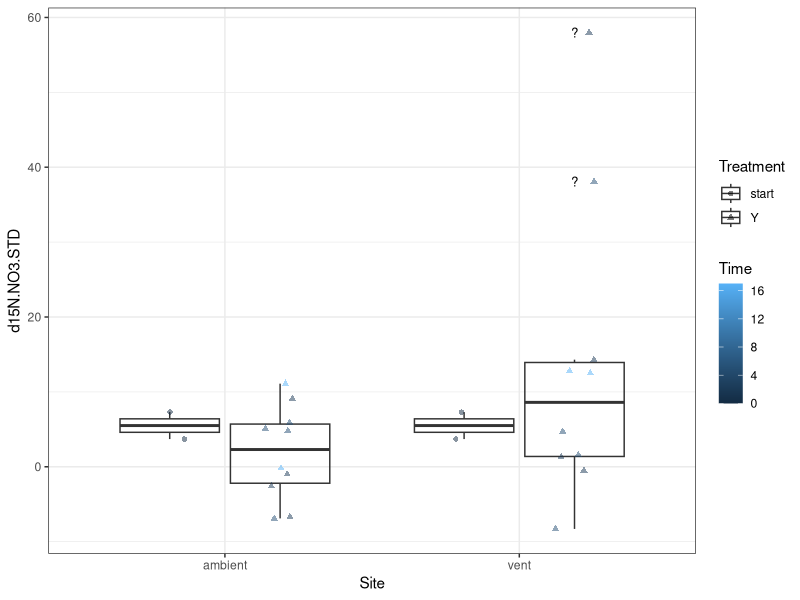
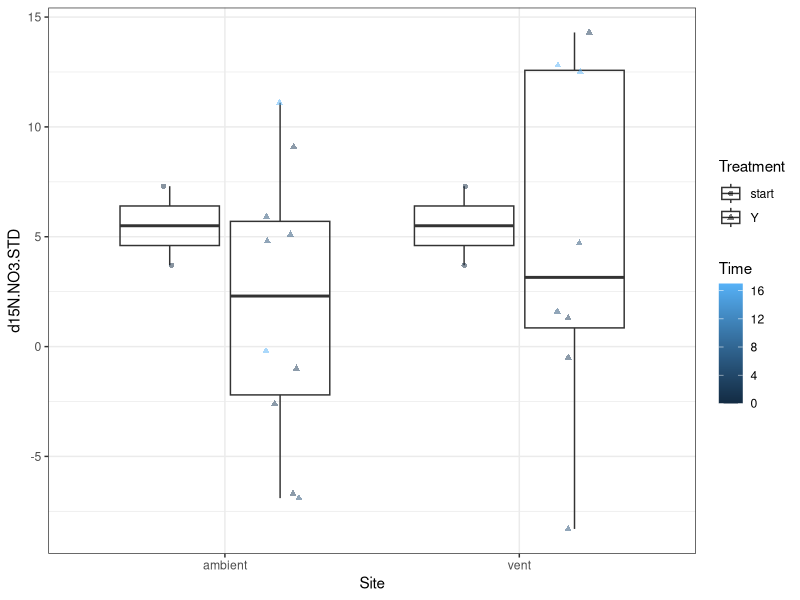
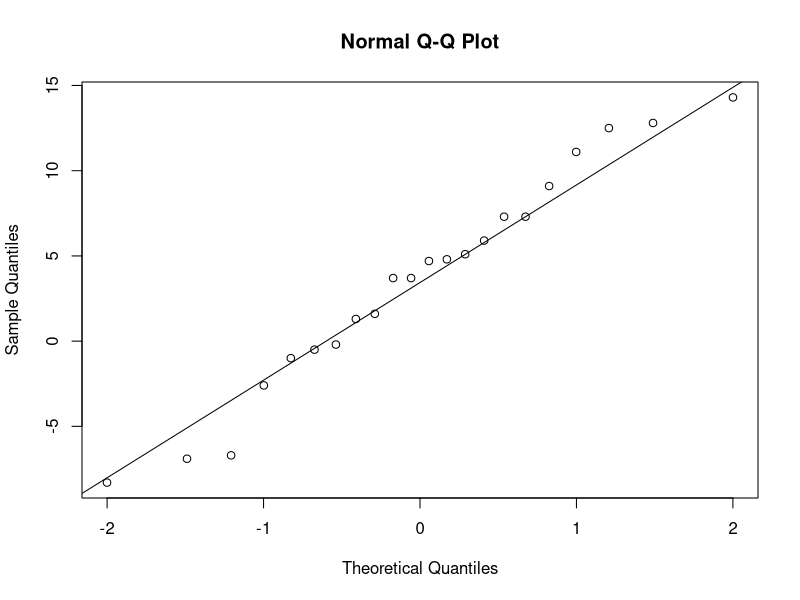
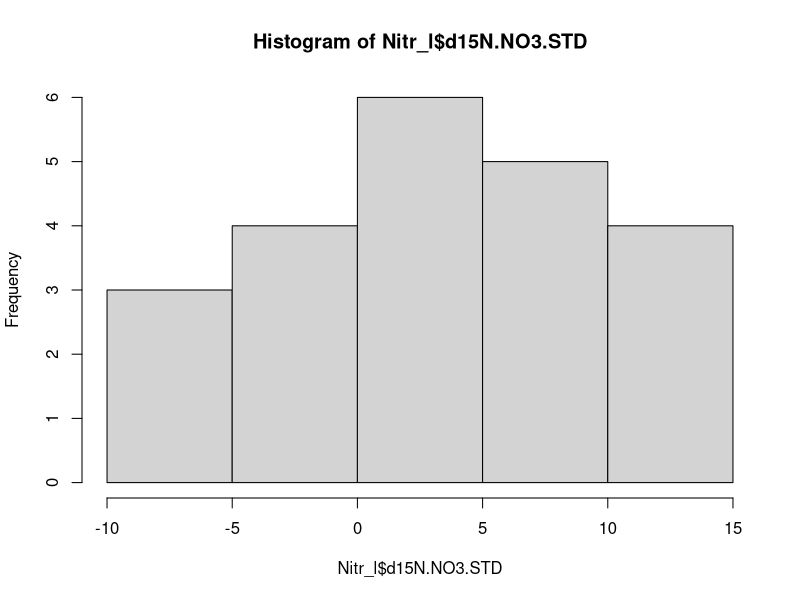
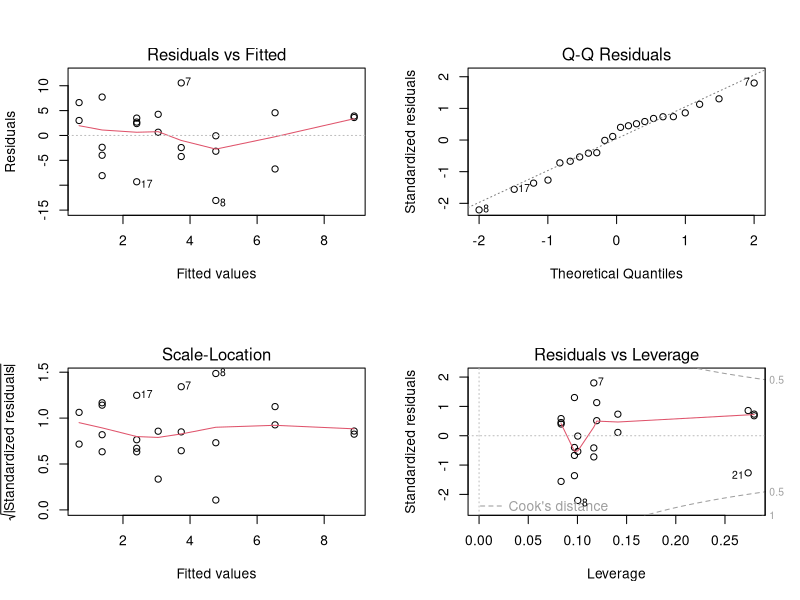
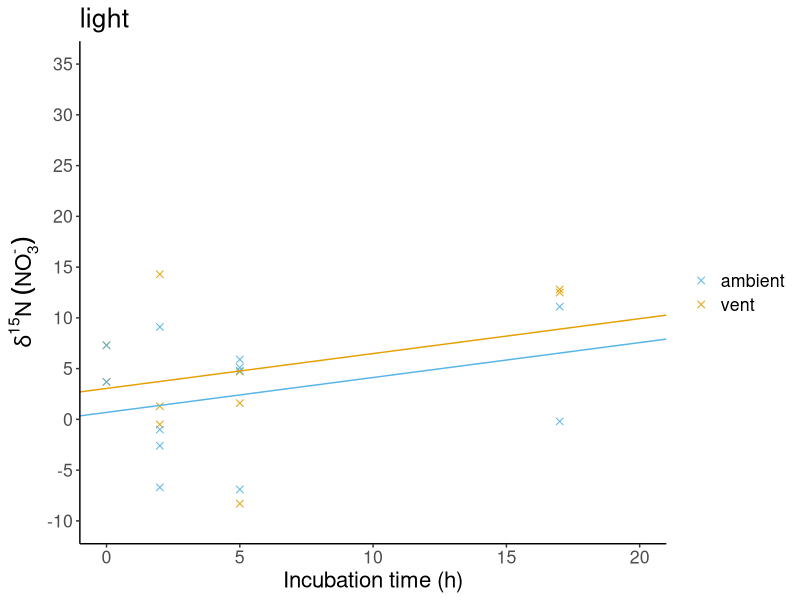
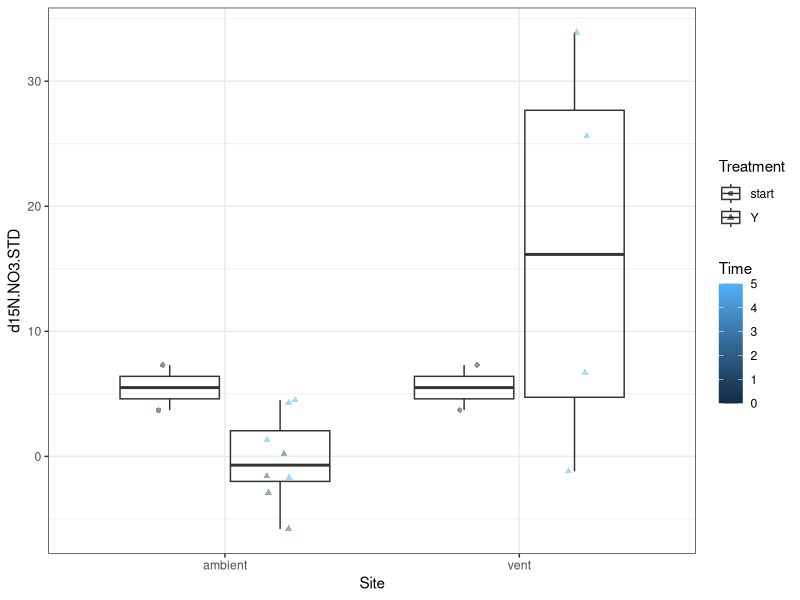
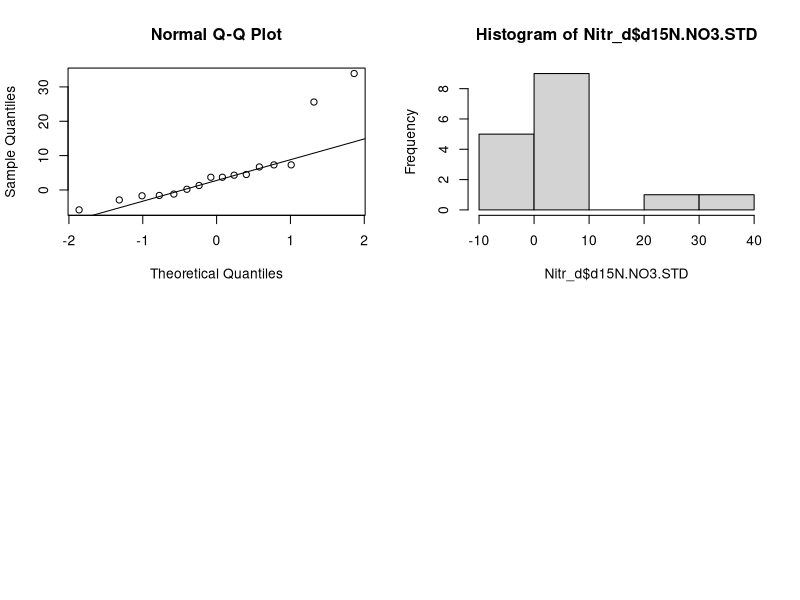

Recreate these plots in R, in order. (Note: this script raises an error after producing the figures.)
## ---- chunk 1
sessionInfo()
packageVersion("tidyverse") # ‘1.3.1’
packageVersion("here")      # ‘1.0.1’
## ---- chunk 2
if (!require("tidyverse")) install.packages("tidyverse")
if (!require("here")) install.packages("here")
if (!require("car")) install.packages("car")
if (!require("emmeans")) install.packages("emmeans")
if (!require("ggpubr")) install.packages("ggpubr")
## ---- chunk 3
Nitr <- read.table("Nitrification.txt", header=T)
## ---- chunk 4
view(Nitr) 
names(Nitr)
str(Nitr)
## ---- chunk 5
Nitr %>% 
  group_by(Site, Incubation, Treatment, Time) %>%
  summarise(n = n()) %>%  view()

str(Nitr)

Nitr_new <- Nitr %>% 
  mutate(Site = factor (x = Site, levels = c("ambient", "vent")),
    Incubation = factor (x = Incubation, levels = c("light", "dark")),
    Treatment = factor(x = Treatment, levels = c("start","Y", "N", "ctrl")))%>%
  view()
## ---- chunk 6
Nitr_l<- Nitr_new %>% 
  filter(Incubation=="light",
         Treatment!="N"&Treatment!="ctrl") %>% 
  view()
## ---- chunk 7
ggplot(data = Nitr_l, aes(x = Site, y = d15N.NO3.STD, color = Time,shape =Treatment))+
  geom_boxplot(fill = NA, coef = 1.5, 
               outlier.shape = "?", 
               outlier.colour = "black", 
               outlier.size = 3)+
  geom_point(position = position_jitterdodge(), alpha = 0.5)+
  theme_bw()
# outlier vent site, Treatment=Y

# remove outlier
Nitr_l <- Nitr_l %>% 
  filter(d15N.NO3.STD<30) %>% 
  view()

ggplot(data = Nitr_l, aes(x = Site, y = d15N.NO3.STD, color = Time, shape =Treatment))+
  geom_boxplot(fill = NA, coef = 3, 
               outlier.shape = "?", 
               outlier.colour = "black", 
               outlier.size = 3)+
  geom_point(position = position_jitterdodge(), alpha = 0.5)+
  theme_bw()

# test normal distribution 
qqnorm(Nitr_l$d15N.NO3.STD)
qqline(Nitr_l$d15N.NO3.STD)
hist(Nitr_l$d15N.NO3.STD)

# Shapiro test for normal distribution
shapiro.test(Nitr_l$d15N.NO3.STD)
# p-value = 0.6959 --> normally distributed
## ---- chunk 8
M<-lm(Nitr_l$d15N.NO3.STD~Time*Site, data=Nitr_l)
Anova(M)
# interaction not significant --> reduce model
M<-lm(Nitr_l$d15N.NO3.STD~Time+Site, data=Nitr_l)
Anova(M)
summary(M)

# Anova Table (Type II tests)

# Response: Nitr_l$d15N.NO3.STD
#            Sum Sq Df F value Pr(>F)
# Time        86.99  1  2.2332 0.1515
# Site        30.32  1  0.7784 0.3887
# Residuals   740.16 19  

#plot model
par(mfrow=c(2,2))
plot(M)
# normality and homogeneity are met

coef(lm(Nitr_l$d15N.NO3.STD~Time+Site, data=Nitr_l))
## ---- chunk 9
p1<-ggplot(Nitr_l, aes(x=Time, y=d15N.NO3.STD, color=Site))+
  geom_point(aes(color=Site), size=2, shape=4)+
  geom_abline(intercept = 0.6906 , slope = 0.3438, color="#56B4E9")+
  geom_abline(intercept = 0.6906 + 2.3587, slope = 0.3438, color="#E69F00")+
  scale_color_manual(values=c("#56B4E9", "#E69F00"))+
  theme_classic()+ 
  theme(legend.title = element_blank(), text = element_text(size = 16))+
  labs(title="light", x="Incubation time (h)", y=expression(delta^15*N~(NO[3]^"-")))+
  scale_y_continuous(limits=c(-10,35), breaks=c(-10,-5,0,5,10,15,20,25,30,35))+
  scale_x_continuous(limits=c(0,20), breaks=c(0,5,10,15,20))
p1

ggsave(p1, filename = here("output", "Nitr_d15N_light.png"), dpi = 300, units = "cm", width = 12, height = 10)

## ---- chunk 10
Nitr_d<- Nitr_new %>% 
  filter(Incubation=="dark",
         Treatment!="N"&Treatment!="ctrl") %>% 
  view()
## ---- chunk 11
ggplot(data = Nitr_d, aes(x = Site, y = d15N.NO3.STD, color = Time,shape =Treatment))+
  geom_boxplot(fill = NA, coef = 1.5, 
               outlier.shape = "?", 
               outlier.colour = "black", 
               outlier.size = 3)+
  geom_point(position = position_jitterdodge(), alpha = 0.5)+
  theme_bw()
# no obvious outliers 

# test normal distribution 
qqnorm(Nitr_d$d15N.NO3.STD)
qqline(Nitr_d$d15N.NO3.STD)
hist(Nitr_d$d15N.NO3.STD)

# Shapiro test for normal distribution
shapiro.test(Nitr_d$d15N.NO3.STD)
# p-value = 0.000996 --> not normally distributed, still okay for Anova
## ---- chunk 12
M<-lm(Nitr_d$d15N.NO3.STD~Time*Site, data=Nitr_d)
Anova(M)
# interaction not significant --> reduce model
M<-lm(Nitr_d$d15N.NO3.STD~Time+Site, data=Nitr_d)
Anova(M)
summary(M)

# Anova Table (Type II tests)

# Response: Nitr_d$d15N.NO3.STD
#            Sum Sq Df F value Pr(>F)
# Time        64.09  1  0.8032 0.38645  
# Site       465.89  1  5.8381 0.03112 *
# Residuals 1037.42 13   

#plot model
par(mfrow=c(2,2))
plot(M)
# normality and homogeneity are met

coef(lm(Nitr_d$d15N.NO3.STD~Time+Site, data=Nitr_d))
## ---- chunk 13
p2<-ggplot(Nitr_d, aes(x=Time, y=d15N.NO3.STD, color=Site))+
  geom_point(aes(color=Site), size=2, shape=4)+
  geom_abline(intercept = -1.7316 , slope = 0.9506, color="#56B4E9")+
  geom_abline(intercept = -1.7316 + 11.2297, slope = 0.9506, color="#E69F00")+
  scale_color_manual(values=c("#56B4E9", "#E69F00"))+
  theme_classic()+ 
  theme(legend.title = element_blank(), text = element_text(size = 16))+
  labs(title="dark", x="Incubation time (h)", y=element_blank())+
  scale_y_continuous(limits=c(-10,35), breaks=c(-10,-5,0,5,10,15,20,25,30,35))
p2

ggsave(p2, filename = here("output", "Nitr_d15N_dark.png"), dpi = 300, units = "cm", width = 12, height = 10)
## ---- chunk 14
library(ggpubr)
panel<-ggarrange(p1, p2, 
                labels = c("a", "b"),
                ncol = 2, nrow = 1, align = "hv",
                font.label = list(size = 16),
                common.legend=T,
                legend="right")
panel
ggsave(panel, filename = here("output", "Nitr_d15N_panel.png"), dpi = 300, units = "cm", width = 20, height = 8)
## ---- chunk 15
Nitr_plot <- read.table("Nitr_graph.txt", header=T)

view(Nitr_plot) 

Nitr_plot %>% 
  group_by(Site, Incubation) %>%
  summarise(n = n()) %>%  view()

Nitr_plot_new<-Nitr_plot %>% 
  select(-Treatment) %>%
  view()

str(Nitr_plot_new)

Nitr_plot_new <- Nitr_plot_new %>% 
  mutate(
    Site = factor (x = Site, levels = c("Ambient", "Vent")),
    Incubation = factor (x = Incubation, levels = c("light", "dark"))) %>% 
  view()

str(Nitr_plot_new)
## ---- chunk 16
ggplot(data = Nitr_plot_new, aes(x = Site, y = rate_pmol_cm_h, color = Incubation))+
  geom_boxplot(fill = NA, coef = 3, 
               outlier.shape = "?", 
               outlier.colour = "black", 
               outlier.size = 3)+
  geom_point(position = position_jitterdodge(), alpha = 0.5)+
  theme_bw()
# no obvious outliers 

# test normal distribution 
qqnorm(Nitr_plot_new$rate_pmol_cm_h)
qqline(Nitr_plot_new$rate_pmol_cm_h)
hist(Nitr_plot_new$rate_pmol_cm_h)

# Shapiro test for normal distribution
shapiro.test(Nitr_plot_new$rate_pmol_cm_h)
# p-value = 0.002014 --> not normally distributed, still okay for Anova
## ---- chunk 17
M<-lm(Nitr_plot_new$rate_pmol_cm_h~Site+Incubation, data=Nitr_plot_new)
Anova(M)
summary(M)

# Anova Table (Type II tests)

# Response: Nitr_plot_new$rate_pmol_cm_h
#               Sum Sq Df F value    Pr(>F)    
# Site       0.0078867  1 66.9951 1.739e-06 ***
# Incubation 0.0007105  1  6.0358   0.02884 *  
# Residuals  0.0015304 13    

# Adjusted R-squared:  0.8256 

#plot model
par(mfrow=c(2,2))
plot(M)
# normality and homogeneity are met

emm = emmeans(M, specs = pairwise ~ Site:Incubation)
emm
## ---- chunk 18
p2_raw<-ggplot(data = Nitr_plot_new, aes(x = Site, y = rate_pmol_cm_h, color=Incubation))+
  geom_boxplot(fill = NA, coef = 3)+
  geom_point(position = position_jitterdodge(), alpha = 0.5)+
  theme_classic()+
  scale_color_manual(values = c("#6F9CDE", "darkblue"), labels=c("light", "dark"))+ 
  theme(legend.title = element_blank())+
  labs(x=element_blank(), y=expression(PNR~(pmol~N~cm^-2~h^-1)))+
  scale_y_continuous(limits=c(-0.0001,0.07), breaks=c(0,0.01, 0.02,0.03,0.04,0.05,0.06,0.07))
p2_raw
